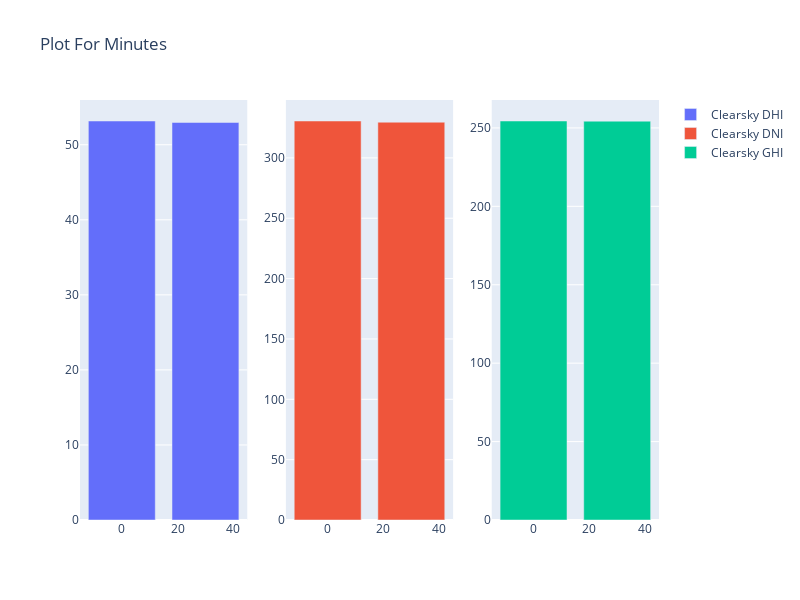

The cell this chart's notebook holds for it:
### Code cell
import plotly.express as px
from plotly.subplots import make_subplots
import plotly.graph_objects as go

fig = make_subplots(rows=1, cols=3)

fig.add_trace(go.Bar(x=df_minutes['Minute'], y=df_minutes['Clearsky DHI'],name='Clearsky DHI'),
              1, 1)

fig.add_trace(go.Bar(x=df_minutes['Minute'], y=df_minutes['Clearsky DNI'],name='Clearsky DNI'),
              1, 2)

fig.add_trace(go.Bar(x=df_minutes['Minute'], y=df_minutes['Clearsky GHI'],name='Clearsky GHI'),
              1, 3)

fig.update_layout(height=600, width=800, title_text="Plot For Minutes")
fig.show()

### Figure 1 — Plotly figure (JSON) as saved in the notebook; plotly's stock layout.template omitted (floating-point values rounded to 4 significant figures)
{"data": [{"name": "Clearsky DHI", "type": "bar", "x": [0, 30], "xaxis": "x", "y": [53.16, 52.97], "yaxis": "y"}, {"name": "Clearsky DNI", "type": "bar", "x": [0, 30], "xaxis": "x2", "y": [330.6, 329.6], "yaxis": "y2"}, {"name": "Clearsky GHI", "type": "bar", "x": [0, 30], "xaxis": "x3", "y": [254.4, 254.3], "yaxis": "y3"}], "layout": {"height": 600, "title": {"text": "Plot For Minutes"}, "width": 800, "xaxis": {"anchor": "y", "domain": [0, 0.2889]}, "xaxis2": {"anchor": "y2", "domain": [0.3556, 0.6444]}, "xaxis3": {"anchor": "y3", "domain": [0.7111, 1]}, "yaxis": {"anchor": "x", "domain": [0, 1]}, "yaxis2": {"anchor": "x2", "domain": [0, 1]}, "yaxis3": {"anchor": "x3", "domain": [0, 1]}}}
